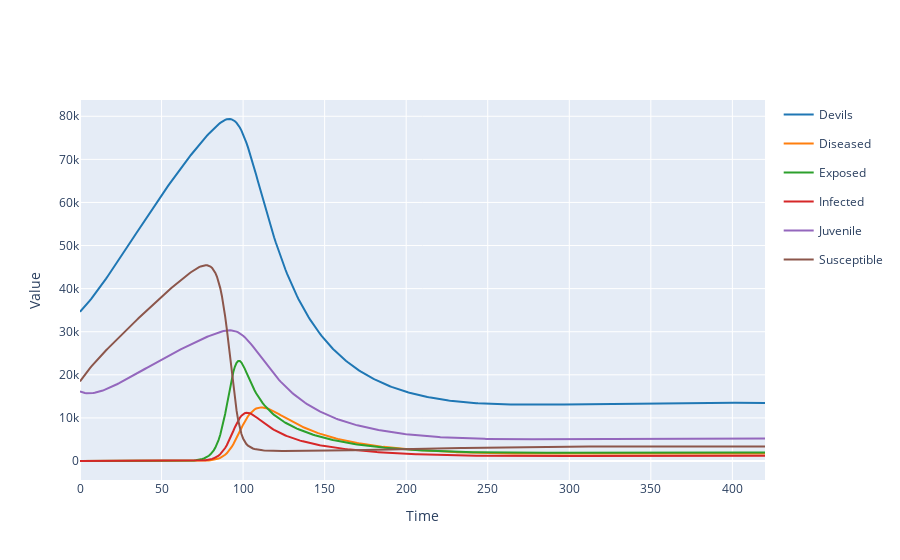

Notebook code cell kept with this figure:
### Code cell
results = model.run(solver=solver)

results.plotplotly()

### Figure 1 — Plotly figure (JSON) as saved in the notebook; plotly's stock layout.template omitted (floating-point values rounded to 4 significant figures; data arrays with more than 128 entries replaced by an {"elided": "..."} marker saying what was removed)
{"data": [{"legendgroup": "Devils", "line": {"color": "#1f77b4"}, "mode": "lines", "name": "Devils", "type": "scatter", "x": {"elided": "421 int values"}, "y": {"elided": "421 float values"}}, {"legendgroup": "Diseased", "line": {"color": "#ff7f0e"}, "mode": "lines", "name": "Diseased", "type": "scatter", "x": {"elided": "421 int values"}, "y": {"elided": "421 float values"}}, {"legendgroup": "Exposed", "line": {"color": "#2ca02c"}, "mode": "lines", "name": "Exposed", "type": "scatter", "x": {"elided": "421 int values"}, "y": {"elided": "421 float values"}}, {"legendgroup": "Infected", "line": {"color": "#d62728"}, "mode": "lines", "name": "Infected", "type": "scatter", "x": {"elided": "421 int values"}, "y": {"elided": "421 float values"}}, {"legendgroup": "Juvenile", "line": {"color": "#9467bd"}, "mode": "lines", "name": "Juvenile", "type": "scatter", "x": {"elided": "421 int values"}, "y": {"elided": "421 float values"}}, {"legendgroup": "Susceptible", "line": {"color": "#8c564b"}, "mode": "lines", "name": "Susceptible", "type": "scatter", "x": {"elided": "421 int values"}, "y": {"elided": "421 float values"}}], "layout": {"showlegend": true, "title": {"text": ""}, "xaxis": {"title": {"text": "Time"}}, "yaxis": {"title": {"text": "Value"}}}}
